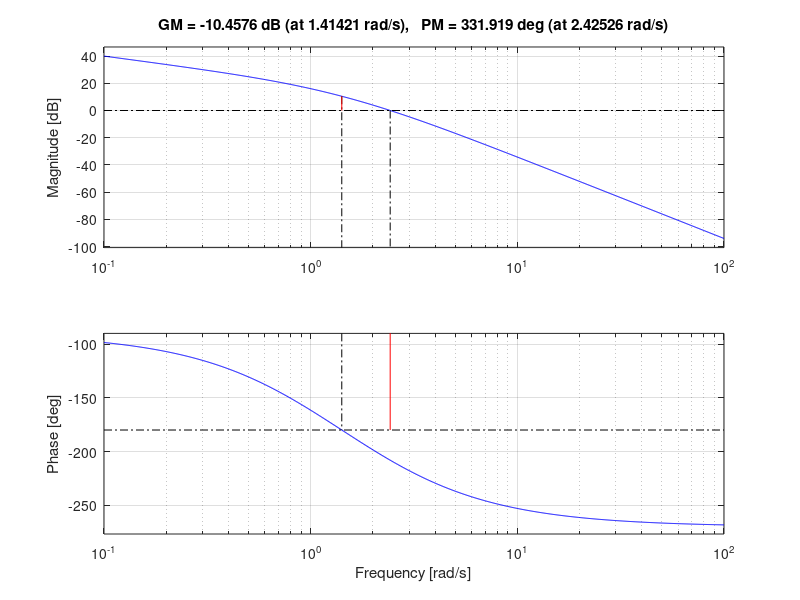
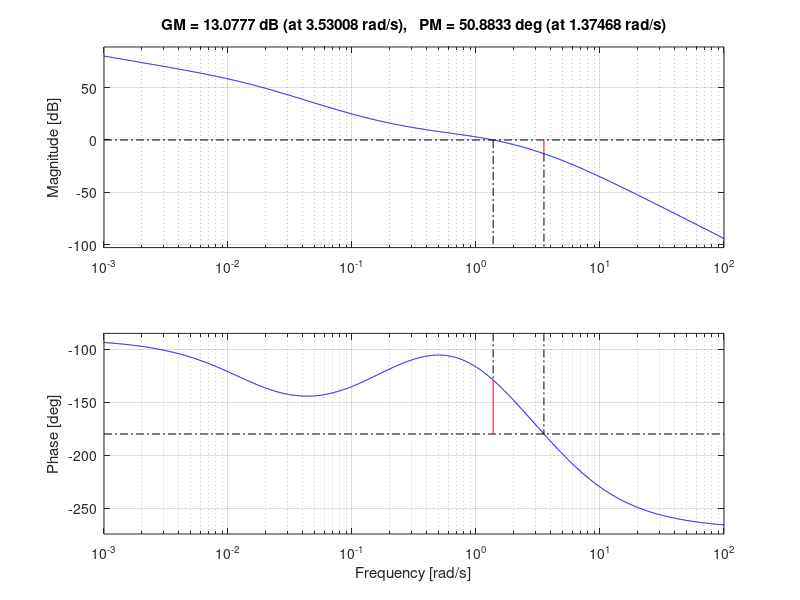
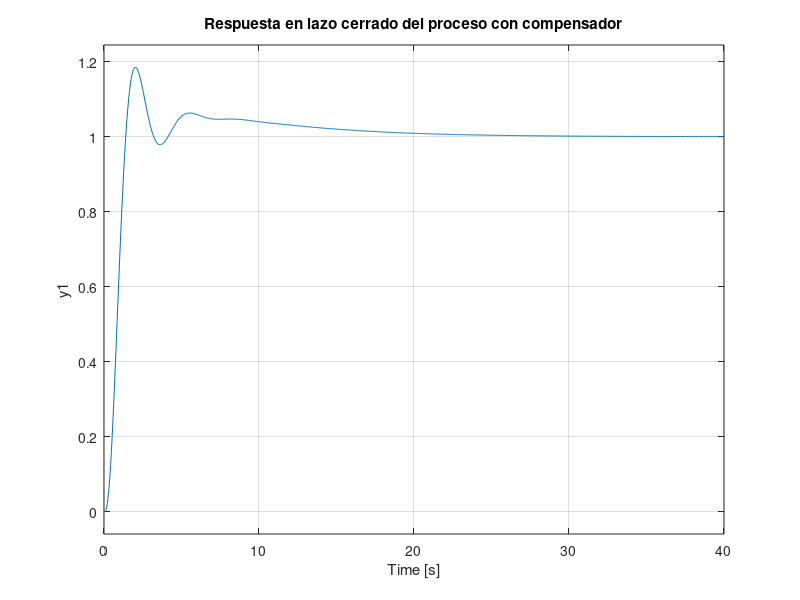
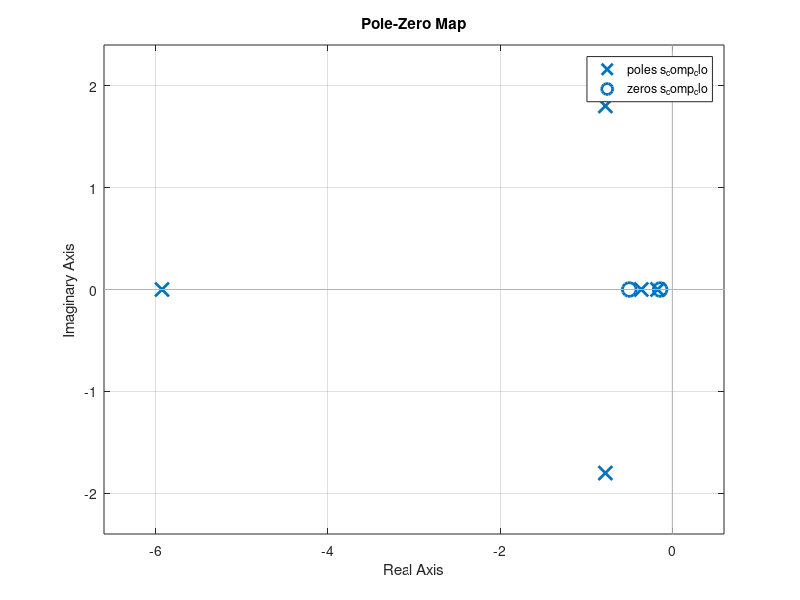

MATLAB code to generate these figures, in order:
clc
clear 
close all

Kc=20;
den=conv([1 1],[1 2]);
den=conv(den,[1 0]);
g=tf(Kc,den);
gl=feedback(g,1);
margin(g)
grid on
[Gm,Pm,Wcg,Wcp] = margin(g);

%nueva frecuencia de cruce de ganancia
wg=Wcg;%1.41;
% selecionar un w una decada antes de la frecuencia de cruce de ganancia
% esto es el cero
w=wg*0.1;
T2=1/w;
z2=1/T2;
%phim=MF_deseada+5
MF_d=50;
phi=MF_d+5;
B=(sind(phi)+1)/(1-sind(phi));
p2=1/(B*T2);

%encontrar z_1 y p_1
z1=0.5; %0.6
p1=5; %6
num=conv([1 z1],[1 z2]);
den=conv([1 p1],[1 p2]);
gc=tf(num,den);

s_comp=gc*g;
figure
margin(s_comp)
s_comp_clo=feedback(s_comp,1);
figure
step(s_comp_clo)
title('Respuesta en lazo cerrado del proceso con compensador')

figure
pzmap(s_comp_clo)
